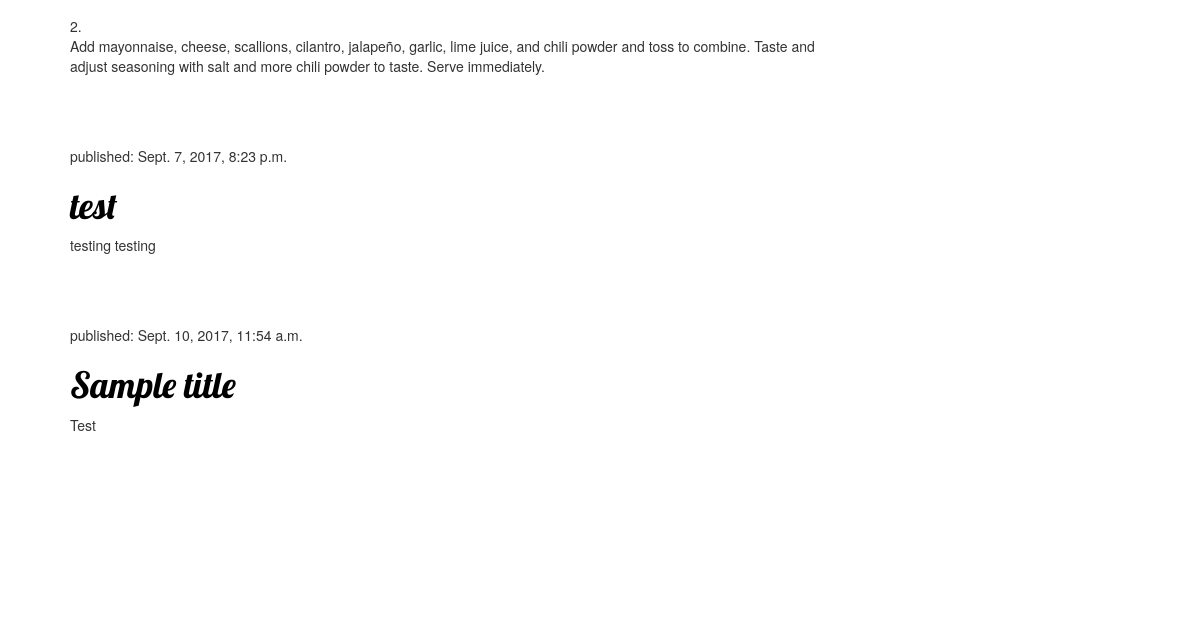
The app's page / (lower part), older data.
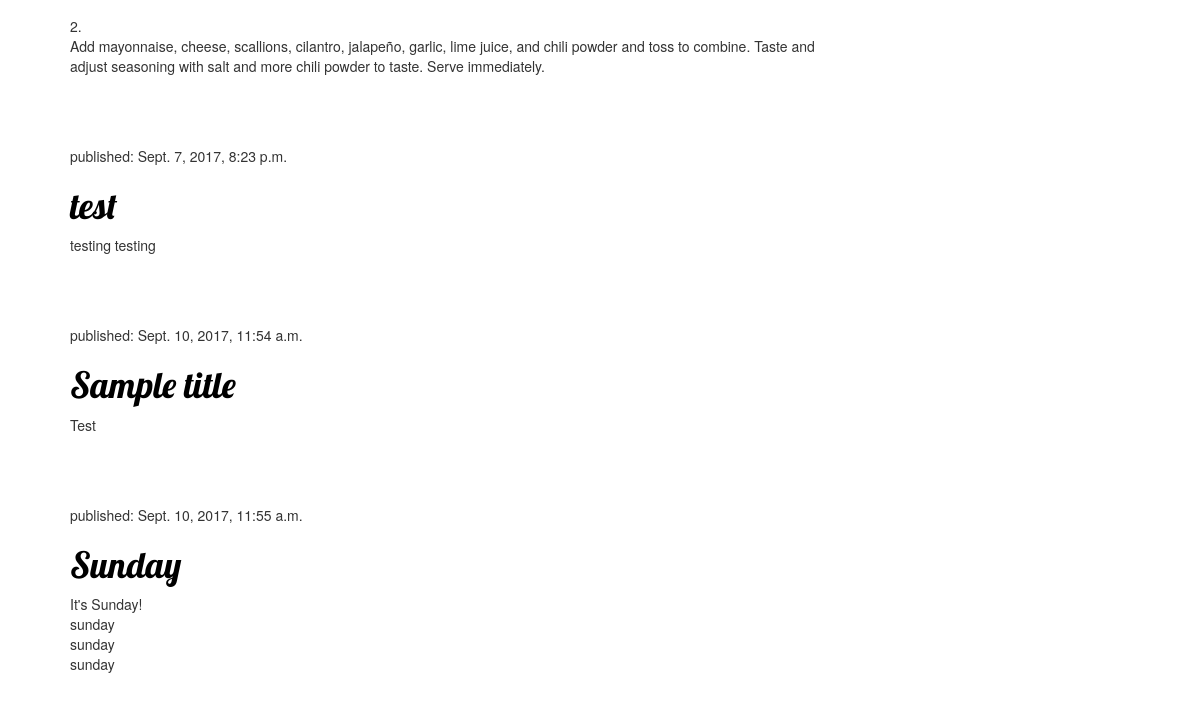
The same page, newer data.
### blog/models.py (models this page shows, shortened)
class Post(models.Model):
    author = models.ForeignKey('auth.User')
    title = models.CharField(max_length=200)
    text = models.TextField()
    created_date = models.DateTimeField(default=timezone.now)
    published_date = models.DateTimeField(blank=True, null=True)

### blog/views.py (the view)
# urls.py: url(r'^$',views.post_list,name='post_list')
def post_list(request):
    posts = Post.objects.filter(published_date__lte=timezone.now()).order_by('published_date')
    return render(request, 'blog/post_list.html',{'posts':posts})

### blog/templates/blog/post_list.html (shortened to what this page needs)
{% load staticfiles %}
<!DOCTYPE html>
<html>
  <head>
    <link rel="stylesheet" href="//maxcdn.bootstrapcdn.com/bootstrap/3.2.0/css/bootstrap.min.css">
    <link rel="stylesheet" href="//maxcdn.bootstrapcdn.com/bootstrap/3.2.0/css/bootstrap-theme.min.css">
    <link rel="stylesheet" href="{% static 'css/blog.css' %}">
  </head>
  <body>
    <div class="content container">
      <div class="row">
        <div class="col-md-8">
          {% for post in posts %}
          <div class="post">
            <p>published: {{ post.published_date }}</p>
            <h1><a href="">{{ post.title }}</a></h1>
            <p>{{ post.text|linebreaksbr }}</p>
          </div>
          {% endfor %}
        </div>
      </div>
    </div>
  </body>
</html>

Row changes from the older to the newer data that the page shows:
now on this page (row edited): Post: published_date "Sept. 10, 2017, 11:55 a.m.", title "Sunday", text "It's Sunday! sunday sunday sunday"
